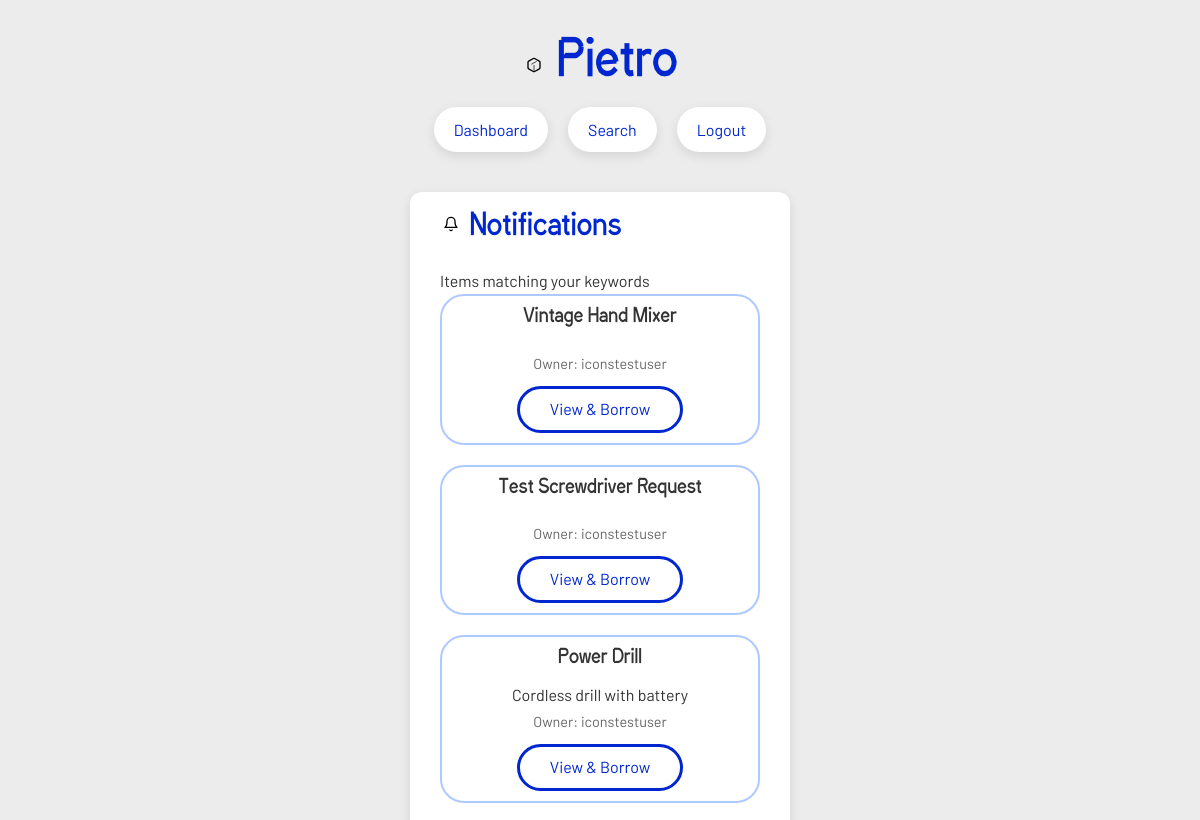
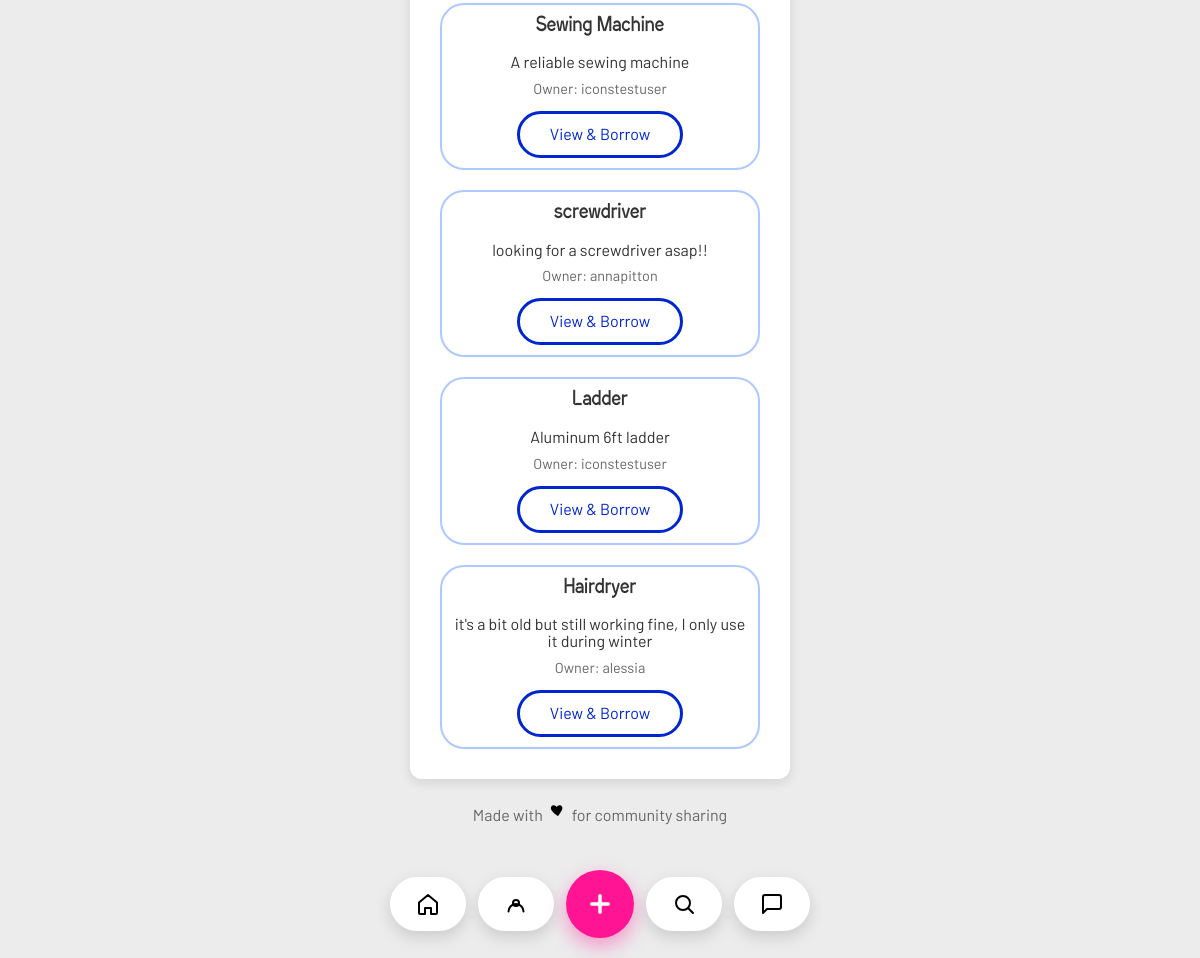
Page /notifications (signed in) on the earlier database version (2 pictures, top to bottom).
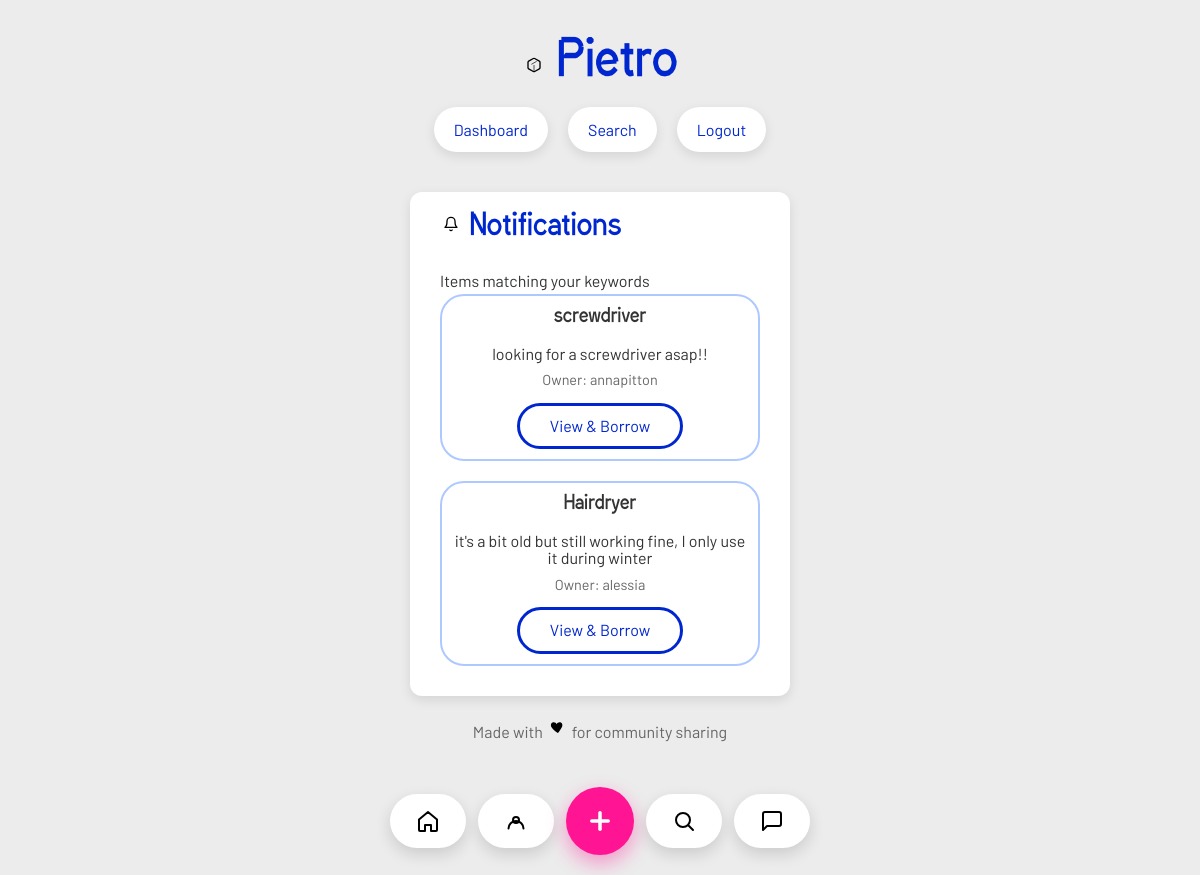
Same page on the later database version.
### tables this page shows
CREATE TABLE items (
            id INTEGER PRIMARY KEY AUTOINCREMENT,
            name TEXT NOT NULL,
            description TEXT,
            owner_id INTEGER NOT NULL,
            status TEXT DEFAULT 'available',
            keywords TEXT, category TEXT, photo TEXT,
            FOREIGN KEY (owner_id) REFERENCES "users_old" (id)
        );

CREATE TABLE users (
                id INTEGER PRIMARY KEY AUTOINCREMENT,
                username TEXT UNIQUE NOT NULL,
                email TEXT UNIQUE,
                password TEXT NOT NULL,
                location TEXT,
                categories TEXT
            , photo TEXT);

### app.py (the view)
@app.route('/notifications')
def notifications():
    if 'user_id' not in session:
        return redirect(url_for('login'))
    conn = get_db_connection()
    cursor = conn.cursor()
    cursor.execute('SELECT categories FROM users WHERE id = ?', (session['user_id'],))
    user = cursor.fetchone()
    user_categories = user['categories'].split(',') if user and user['categories'] else []
    user_categories = [cat.strip() for cat in user_categories]
    matching_items = []
    for category in user_categories:
        if category:
            cursor.execute('''
                SELECT i.*, u.username as owner
                FROM items i
                JOIN users u ON i.owner_id = u.id
                WHERE i.category = ? AND i.owner_id != ? AND i.status IN ('available', 'requested')
                ORDER BY i.id DESC
            ''', (category, session['user_id']))
            items = cursor.fetchall()
            matching_items.extend(items)
    conn.close()
    return render_template('notifications.html', items=matching_items)

### app.py (called while the page is built)
def get_db_connection():
    conn = sqlite3.connect(DATABASE)
    conn.row_factory = sqlite3.Row
    return conn

@app.context_processor
def inject_current_user_photo():
    if 'user_id' not in session:
        return {'current_user_photo': None}
    conn = get_db_connection()
    cursor = conn.cursor()
    cursor.execute('SELECT photo FROM users WHERE id = ?', (session['user_id'],))
    row = cursor.fetchone()
    conn.close()
    return {'current_user_photo': row['photo'] if row else None}

### templates/notifications.html (shortened to what this page needs)
<!DOCTYPE html>
<html lang="en">
<head>
    <link rel="stylesheet" href="{{ url_for('static', filename='style.css') }}">
</head>
<body>
    <div class="container">
        <header>
            <h1><span class="icon icon-package" aria-hidden="true"></span> Pietro</h1>
            <nav>
                <a href="{{ url_for('dashboard') }}">Dashboard</a>
                <a href="{{ url_for('search') }}">Search</a>
                <a href="{{ url_for('logout') }}">Logout</a>
            </nav>
        </header>
        <main>
            <section class="notifications-section">
                <h2><span class="icon icon-bell" aria-hidden="true"></span> Notifications</h2>
                <p class="notifications-info">Items matching your keywords</p>
                {% if items %}
                <div class="item-list">
                    {% for item in items %}
                    <div class="item-card">
                        <h3>{{ item.name }}</h3>
                        <p>{{ item.description }}</p>
                        <p class="owner-info">Owner: {{ item.owner }}</p>
                        <a href="{{ url_for('item_detail', item_id=item.id) }}" class="btn-primary">View & Borrow</a>
                    </div>
                    {% endfor %}
                </div>
                {% else %}
                <p class="empty-state">No new notifications. Update your keywords in your profile to get notified!</p>
                {% endif %}
            </section>
        </main>
        {% include 'footer_nav.html' %}
        <footer>
            <p>Made with <span class="icon icon-heart" aria-hidden="true"></span> for community sharing</p>
        </footer>
    </div>
</body>
</html>

### templates/footer_nav.html (shortened to what this page needs)
<nav class="bottom-nav">
    <a href="{{ url_for('dashboard') }}" class="nav-item{% if request.path == '/' or request.path.startswith('/dashboard') %} active{% endif %}" aria-label="Home">
        <span class="icon icon-home" aria-hidden="true"></span>
    </a>
    <a href="{{ url_for('profile') }}" class="nav-item{% if request.path.startswith('/profile') %} active{% endif %}" aria-label="Profile">
        <span class="icon icon-user" aria-hidden="true"></span>
    </a>
    <a href="{{ url_for('add_item') }}" onclick="return openFooterAddItemModal(event)" class="nav-item center-action" aria-label="Add item">
        <svg class="plus-icon" viewBox="0 0 24 24" aria-hidden="true" xmlns="http://www.w3.org/2000/svg">
            <line x1="12" y1="5" x2="12" y2="19" />
            <line x1="5" y1="12" x2="19" y2="12" />
        </svg>
    </a>
    <a href="{{ url_for('search') }}" class="nav-item{% if request.path.startswith('/search') %} active{% endif %}" aria-label="Search">
        <span class="icon icon-search" aria-hidden="true"></span>
    </a>
    <a href="{{ url_for('chat_index') }}" class="nav-item{% if request.path.startswith('/chat') %} active{% endif %}" aria-label="Chat">
        <span class="icon icon-chat" aria-hidden="true"></span>
    </a>
</nav>

### static/style.css (style rules this page uses)
:root { --font-primary: 'Apfel Grotezk Mittel', 'Barlow', sans-serif; --font-secondary: 'Barlow', sans-serif; --font-heading: 'GapSans Bold', 'Apfel Grotezk Mittel', sans-serif; --primary-color: #0026CF; --secondary-color: #ff1493;; --background-color: #ececec; --card-background: #ffffff; --text-color: #333333; --text-light: #666666; --success-color: #7ed321; --error-color: #d0021b; --warning-color: #f5a623; --border-radius: 12px; --shadow: 0 4px 12px rgba(0, 0, 0, 0.1); }
* { margin: 0; padding: 0; box-sizing: border-box; }
h1, h2, h3, h4, h5, h6 { font-family: var(--font-heading); }
html { overflow-x: hidden; }
body { font-family: var(--font-primary); background-color: #ececec; color: var(--text-color); line-height: 1.6; max-width: 420px; margin: 0 auto; width: 100%; padding-bottom: 90px; overflow-x: hidden; }
.container { max-width: 420px; margin: 0 auto; padding: 20px; }
header { text-align: center; margin-bottom: 40px; }
header h1 { font-size: 3rem; color: var(--primary-color); margin-bottom: 10px; }
nav { display: flex; justify-content: center; gap: 20px; flex-wrap: wrap; }
nav a { text-decoration: none; color: var(--primary-color); padding: 10px 20px; border-radius: 25px; background-color: var(--card-background); box-shadow: var(--shadow); transition: transform 0.2s, box-shadow 0.2s; }
main { background-color: var(--card-background); border-radius: var(--border-radius); padding: 30px; padding-top:10px; box-shadow: var(--shadow); margin-top:10px; }
h2 { color: var(--primary-color); margin-bottom: 20px; font-size: 1.8rem; }
.btn-primary { display: inline-block; padding: 12px 30px; background-color: white; color: #0026CF; border: 3px solid #0026CF; border-radius: 25px; font-size: 1rem; cursor: pointer; text-decoration: none; transition: background-color 0.2s, color 0.2s, transform 0.2s; }
.item-list, .request-list { display: grid; gap: 20px; }
.item-card, .request-card { background-color: #f5f5f5; padding: 20px; border-radius: var(--border-radius); border-left: 4px solid var(--primary-color); }
.item-card h3, .request-card h3 { margin-bottom: 10px; color: var(--text-color); }
.owner-info, .location-info { color: var(--text-light); font-size: 0.9rem; margin-bottom: 5px; }
.item-card { border: 2px solid #aec9ff; border-radius: 24px; background: white; line-height: 1.05; padding: 10px; text-align: center; display: flex; flex-direction: column; align-items: center; gap: 10px; }
footer { text-align: center; padding: 20px; color: var(--text-light); }
.icon { display: inline-flex; width: 1.4rem; height: 1.4rem; align-items: center; justify-content: center; background-repeat: no-repeat; background-position: center; background-size: 70%; }
.bottom-nav { position: fixed; left: 20px; right: 20px; bottom: 20px; display: flex; flex-wrap: nowrap; justify-content: space-between; align-items: center; gap: 12px; padding: 0; background: transparent; box-shadow: none; z-index: 100; max-width: 420px; margin: 0 auto; }
.bottom-nav .nav-item { flex: 1 1 0; min-width: 0; height: 54px; border-radius: 999px; display: flex; align-items: center; justify-content: center; text-decoration: none; color: #0a2555; background: white; transition: transform 0.2s ease, background 0.2s ease, color 0.2s ease; box-shadow: 0 6px 16px rgba(0,0,0,0.14); padding: 0; }
.bottom-nav .nav-item .icon { width: 1.5rem; height: 1.5rem; background-size: 100%; }
.bottom-nav .nav-item.center-action { flex: 0 0 auto; width: 68px; height: 68px; border-radius: 50%; background: #ff1493; color: white; box-shadow: 0 8px 20px rgba(255, 20, 147, 0.4); }
.bottom-nav .nav-item.center-action .plus-icon { width: 28px; height: 28px; stroke: white; stroke-width: 3; stroke-linecap: round; fill: none; }

Differences in the rows shown:
removed items: name "Vintage Hand Mixer", owner "iconstestuser"
removed items: name "Test Screwdriver Request", owner "iconstestuser"
removed items: name "Power Drill", description "Cordless drill with battery", owner "iconstestuser"
removed items: name "Sewing Machine", description "A reliable sewing machine", owner "iconstestuser"
removed items: name "Ladder", description "Aluminum 6ft ladder", owner "iconstestuser"
